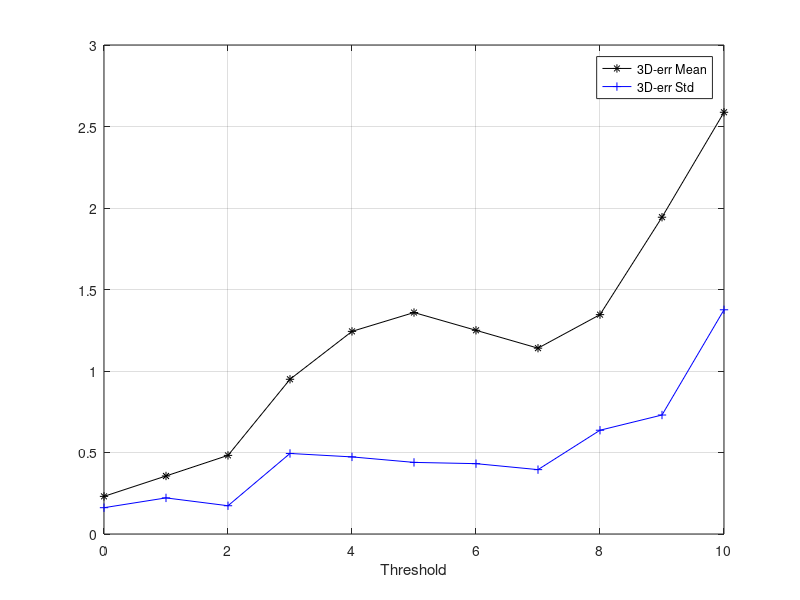
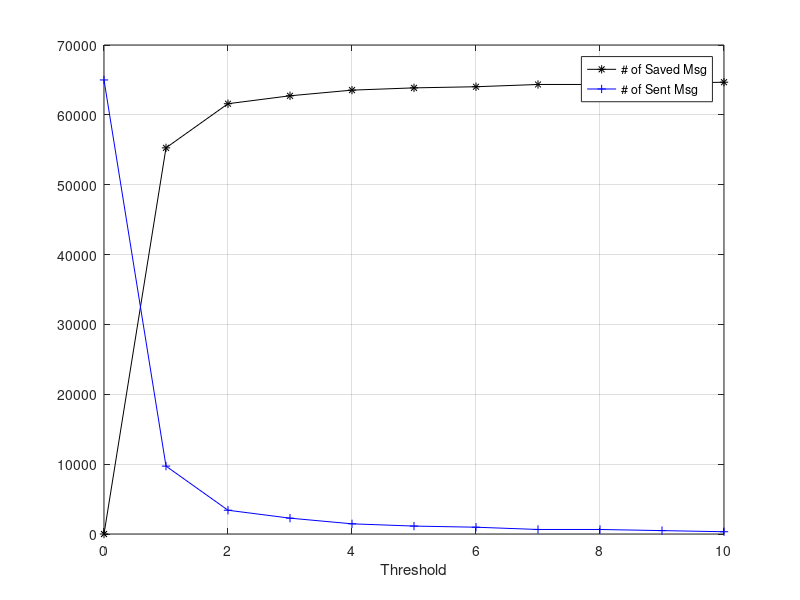

MATLAB code for these plots, in order:
clear all
close all
%reporterr = [ PDESIRED,mean(err3d),std(err3d),rms(err3d),mean(p_errors(:,2)), sqrt( mean( p_errors(:,2).^2 ) ),mean(p_errors(:,3)), sqrt( mean( p_errors(:,3).^2 ) ),mean(p_errors(:,4)), sqrt( mean( p_errors(:,4).^2 ) )]
% reportmsg = [PDESIRED,savemsgsM,sentmsgsM,sentmsgsD]
reporterr(1,:) =[0    0.2309    0.1614    0.2817    0.0116    0.1324   -0.0403    0.2105   -0.0009    0.1322];
reportmsg(1,:) =[0           0       32499       32481];

reporterr(2,:) =[1.0000    0.3560    0.2215    0.4193    0.1063    0.2386   -0.0022    0.2441    0.0550    0.2435];
reportmsg(2,:) =[1       27639        4860        4860];
           
reporterr(3,:) = [2.0000    0.4823    0.1734    0.5125    0.1852    0.2522   -0.0921    0.2687    0.1663    0.3561];
reportmsg(3,:) = [2       30798        1701        1701];

reporterr(4,:) =[3.0000    0.9493    0.4941    1.0701    0.1689    0.4207   -0.3201    0.6431    0.2465    0.7447];
reportmsg(4,:) =[ 3       31365        1134        1134];

reporterr(5,:) =[4.0000    1.2431    0.4730    1.3300    0.3973    0.6023   -0.4974    0.8455    0.3384    0.8313];
reportmsg(5,:) =[  4       31770         729         729];

reporterr(6,:) =[5.0000    1.3587    0.4393    1.4280    0.5021    0.5946   -0.2318    1.0493    0.1970    0.7646];
reportmsg(6,:) =[5       31932         567         567];

reporterr(7,:) =[6.0000    1.2497    0.4316    1.3221    0.3989    0.5735   -0.7397    0.8435   -0.0501    0.8411];
reportmsg(7,:) = [6       32013         486         486];

reporterr(8,:) =[7.0000    1.1401    0.3949    1.2066    0.6197    0.7579   -0.5546    0.6021    0.0640    0.7203];
reportmsg(8,:) =[7       32175         324         324];

reporterr(9,:) =[8.0000    1.3458    0.6366    1.4887    0.9601    1.1528   -0.0697    0.5444    0.3318    0.7687];
reportmsg(9,:) =[8       32175         324         324];

reporterr(10,:) =[9.0000    1.9435    0.7300    2.0761    0.9419    1.1991    0.2231    0.9642    0.7268    1.3938];
reportmsg(10,:) =[9       32256         243         243];

reporterr(11,:) =[10.0000    2.5873    1.3756    2.9302    1.8946    2.1725   -0.4507    0.6773    1.0494    1.8459];
reportmsg(11,:) =[ 10       32337         162         162];



plot(reporterr(:,1),reporterr(:,2),'k-*')
hold on
plot(reporterr(:,1),reporterr(:,3),'b-+')
grid on;
%ylabel('');
xlabel('Threshold');
legend('3D-err Mean', '3D-err Std');

figure
plot(reportmsg(:,1),reportmsg(:,2)*2,'k-*')
hold on
plot(reportmsg(:,1),reportmsg(:,3)*2,'b-+')
grid on;
%ylabel('');
xlabel('Threshold');
legend('# of Saved Msg', '# of Sent Msg');
% reporterr(7,:) =[12.0000    2.3074    1.3509    2.6737    1.3957    1.4609    0.1432    1.7195    0.4891    1.4344];
% reportmsg(7,:) =[12       32337         162         162];
% 
% reporterr(8,:) =[14.0000    2.1653    0.8740    2.3349    1.4602    1.5053   -0.4559    0.7179    0.6196    1.6343];
% reportmsg(8,:) =[14       32418          81          81];